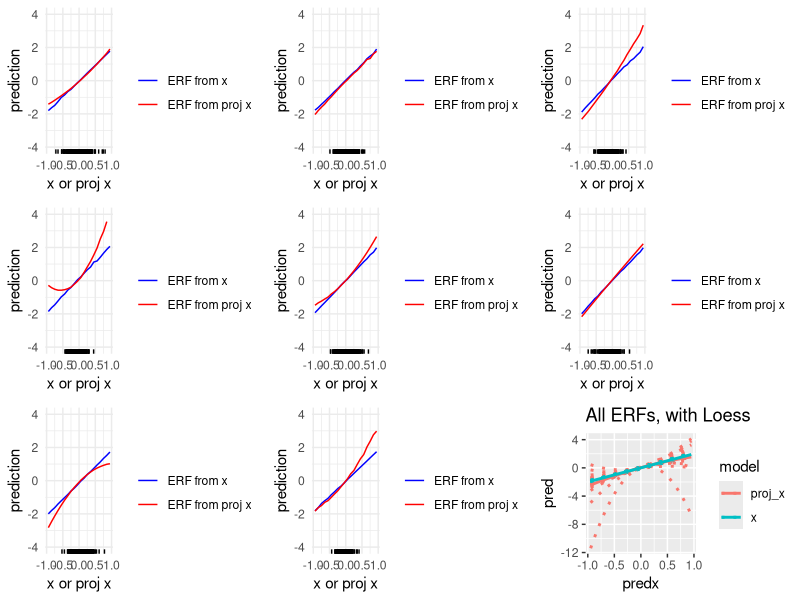
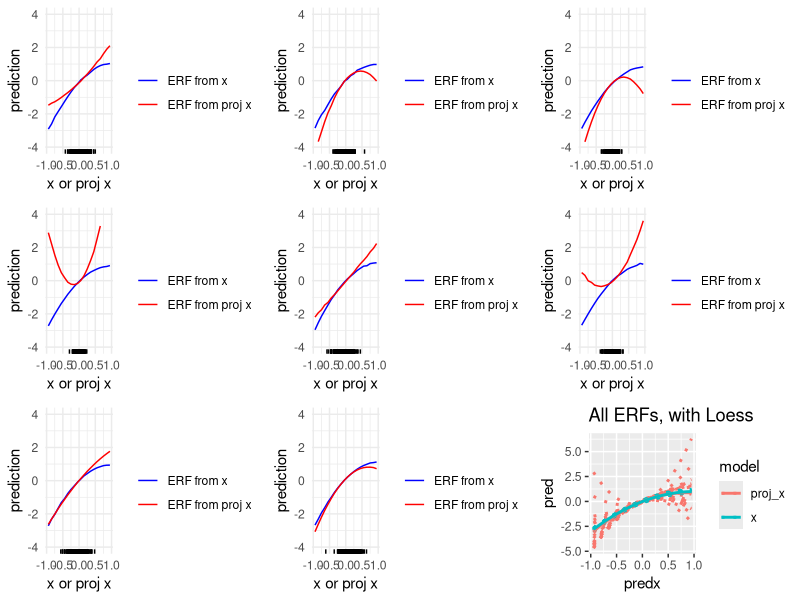
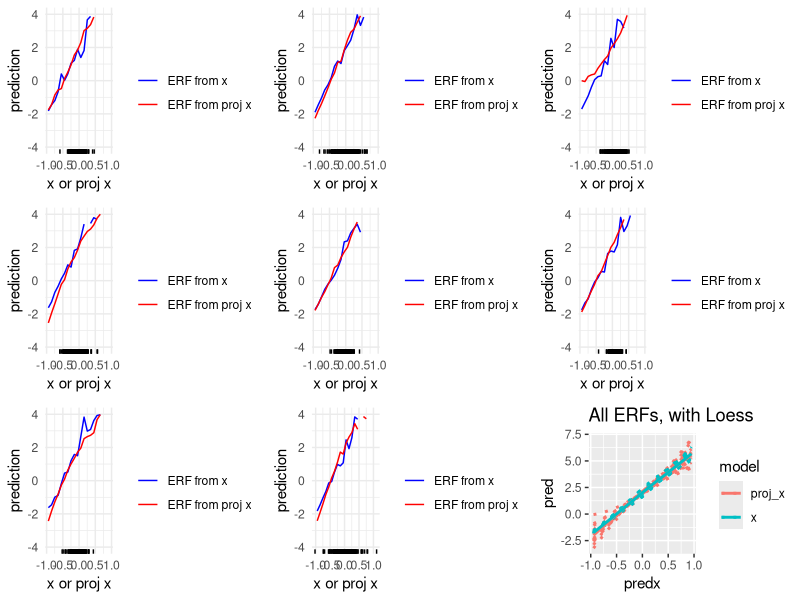
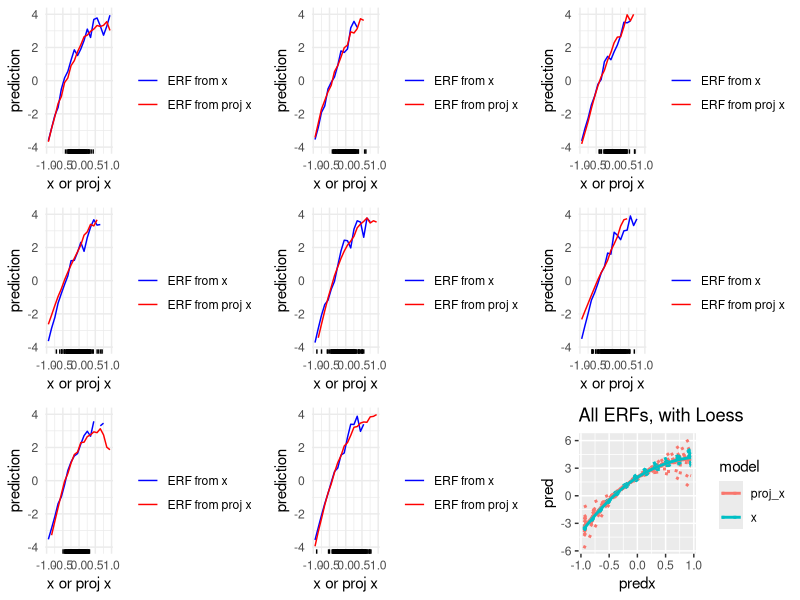

Write R code to recreate these figures, in order.
library(ggplot2)
library(gridExtra)

erfsim = function(v, beta1, beta2, betaxc, betac, sig){
  n = nrow(v)
  x = rexp(n)-1 # mean zero
  cov = rgamma(n, shape = 2, rate = 1)
  y = beta1*x + beta2*x^2+ betaxc*x*cov + betac*cov + rnorm(n, mean = 0, sd = sig)
  lm1 = lm(y~ x + I(x^2) + x:cov + cov)
  pred1 = predict(lm1, newdata = data.frame(x = seq(-1, 1-2/n, by = 2/n), 
                                            cov = rgamma(n, shape = 2, rate = 1)))

  # by construction orthonormal
  vvt = v%*%t(v)
  vvtx = as.numeric(vvt%*%x)
  print(mean(vvtx))
  rx = x - vvtx
  lm2 = lm(y ~ vvtx + I(vvtx^2) + cov + cov:vvtx + rx + I(rx^2) + cov:rx + rx:vvtx)
  pred2 = predict(lm2, newdata = data.frame(vvtx = seq(-1, 1-2/n, by = 2/n), rx = rep(0, n), 
                                            cov = rnorm(n, mean = 2, sd = 0.5)))
  pred3 = predict(lm1)
  pred4 = predict(lm2)
  df = cbind.data.frame(seq(-1, 1-2/n, by = 2/n),
                         pred1,
                         pred2, 
                        pred3, 
                        pred4)
  colnames(df) = c('predx', 'lm1_pred', 'lm2_pred', 'lm3_pred', 'lm4_pred')
  # average across values of x (binning) to create ERF: ok since cov indep of x?
  dffinal = aggregate(df, 
                      by=list(cut(df$predx,seq(-1,1,0.1))), 
                      mean) 
  return(list('df' = dffinal, 'vvtx' = data.frame('obs_vvtx' = vvtx)))
}

erfplot = function(n, A, v, nreps, beta1=2, beta2=0, betaxc=0, betac=0, sig=1, filename){
  gs = list()
  allpred = data.frame(matrix(nrow = 2*n*nreps, ncol = 4))
  names(allpred) = c('predx', 'pred', 'model', 'sim')
  for (r in 1:nreps){
    dfrep = erfsim(v=v, beta1, beta2, betaxc, betac, sig)
    allpred[(2*n*(r-1)+1):((2*r-1)*n),] = cbind.data.frame(dfrep$df$predx, dfrep$df$lm1_pred, 
                                                           rep('x', n), rep(r, n))
    allpred[(((2*r-1)*n)+1):(2*r*n),] = cbind.data.frame(dfrep$df$predx, dfrep$df$lm2_pred, 
                                                         rep('proj_x', n), rep(r, n))
    gs[[r]] = ggplot(dfrep$df, aes(x = predx)) + 
      geom_line(aes(y = lm1_pred, color = 'ERF from x')) + 
      geom_line(aes(y = lm2_pred, color = 'ERF from proj x')) + 
      geom_rug(data=dfrep$vvtx, aes(x = obs_vvtx), sides = 'b', inherit.aes = F) + 
      labs(y = 'prediction', x = 'x or proj x') + 
      scale_colour_manual("", 
                          breaks = c("ERF from x", "ERF from proj x"),
                          values = c("blue", "red")) +
      ylim(-4,4) +
      theme_minimal()
  }
  gs[[nreps + 1]] = ggplot(allpred, aes(predx, pred, color = model)) +
    stat_smooth(aes(group = interaction(sim, model)), method = 'loess', se = FALSE, lty = 3) +
    stat_smooth(method = 'loess', se = FALSE, lty = 1) + 
    labs(title = 'All ERFs, with Loess')
  png(paste('images/erfplots/', filename, '.jpeg', sep = ''), height = 1024, width = 1200)
  # Just plot 8 of them
  do.call(grid.arrange,gs[c(1:8, nreps+1)])
  dev.off()
}

n = 300
A = matrix(rexp(n^2), nrow = n, ncol = n)
v = svd(A)$u[,1:10]
nreps = 20
filename = 'linear'
erfplot(n=n, A=A, v=v, nreps=nreps, filename=filename)

filename = 'quadratic'
erfplot(n=n, A=A, v=v, beta2=-1, nreps=nreps, filename=filename)

filename = 'linearinteraction'
erfplot(n=n, A=A, v=v, betaxc=1, betac = 1, nreps=nreps, filename=filename)

filename = 'linearquadraticinteraction'
erfplot(n=n, A=A, v=v, betaxc=1, beta2=-2, betac=1, nreps=nreps, filename=filename)

